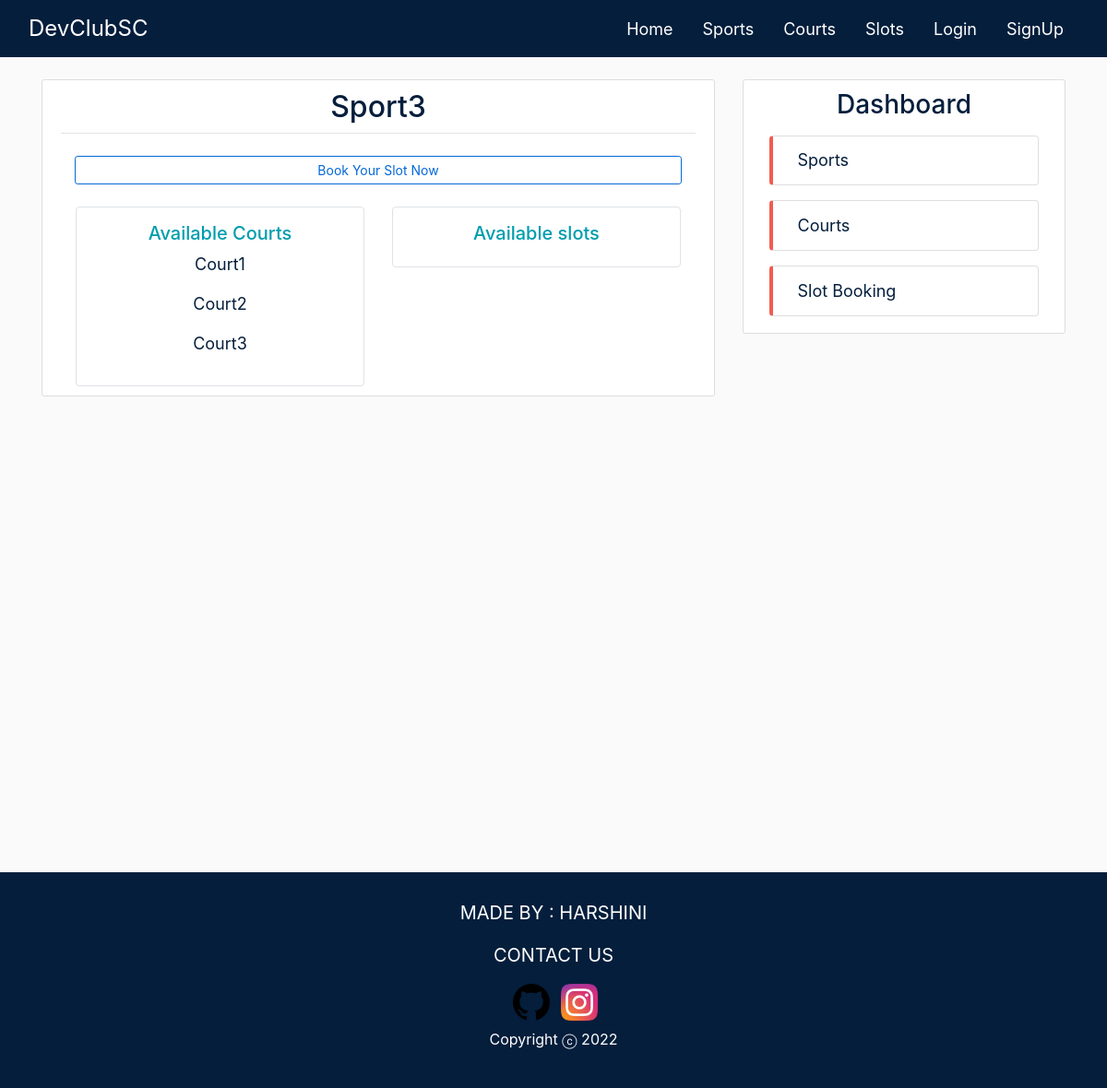
Page /sports/3/ on the committed database.
### sports/models.py (models this page shows, shortened)
class Sport(models.Model):
    name = models.CharField(max_length=100)
    courts = models.ManyToManyField(Court, blank=True)

### courts/models.py (models this page shows, shortened)
class Court(models.Model):
    name = models.CharField(max_length=100)
    capacity = models.IntegerField()

### sports/views.py (the view)
# urls.py: path('sports/<int:pk>/', SportDetailView.as_view(), name='sports-detail'),
class SportDetailView(DetailView):
    model = Sport
    context_object_name = 'sport'
    extra_context = {'staffs': Staff.objects.all(), 'slots': Slot.objects.all(), 'today': datetime.date.today()}

### sports/templates/sports/sport_detail.html (shortened to what this page needs)
{% extends 'sports/base.html' %}
{% block content %}
    <article class="media content-section">
        <div class="media-body">
            <div class="article-metadata">
                <h2 class="article-title sport-detail-title">{{ sport.name }}</h2>
            </div>
            <div class="col-md-12 my-4 mx-0">
                <a
                  class="btn btn-outline btn-block btn-sm mt-1 mb-1"
                  href="{% url 'sport-slots' sport.name %}"
                  >Book Your Slot Now</a
                >
            </div>
            <div class="row">
                <div class="col-md-6">
                    <div class=' border rounded ml-3 py-3'>
                        <h5 class="centre-text side-header mb-2">Available Courts</h5>
                        {% for court in sport.courts.all %}
                            <p class='centre-text'><a class="small-text small-a" href="{% url 'courts-detail' court.id %}">{{ court.name }}</a></p>
                        {% endfor %}
                    </div>
                </div>
                <div class="col-md-6">
                    <div class=' border rounded mr-3 py-3'>
                        <h5 class="centre-text side-header mb-2">Available slots</h5>
                    </div>
                </div>
            </div>
        </div>
    </article>
{% endblock content %}

### sports/static/sports/main.css (style rules this page uses)
body { background: #fafafa; color: #444444; padding-top: 62px; }
h1, h2, h3, h4, h5, h6 { color: #444444; }
.content-section { background: #ffffff; padding: 10px 20px; border: 1px solid #dddddd; border-radius: 3px; margin-bottom: 20px; }
.article-title { color: #041e3c; }
.article-metadata { padding-bottom: 1px; margin-bottom: 4px; border-bottom: 1px solid #e3e3e3; text-align: center; }
.btn { color:#0468d7 !important; border-color: #0468d7; }
.centre-text { text-align: center; }
.sport-detail-title { color: #041e3c; }
.side-header { color: #009DAE; }
.small-text { font-size: 18px; color: #041e3c; }

### rows in the picture
Sport: name "Sport3"
Court: name "Court1"
Court: name "Court2"
Court: name "Court3"
